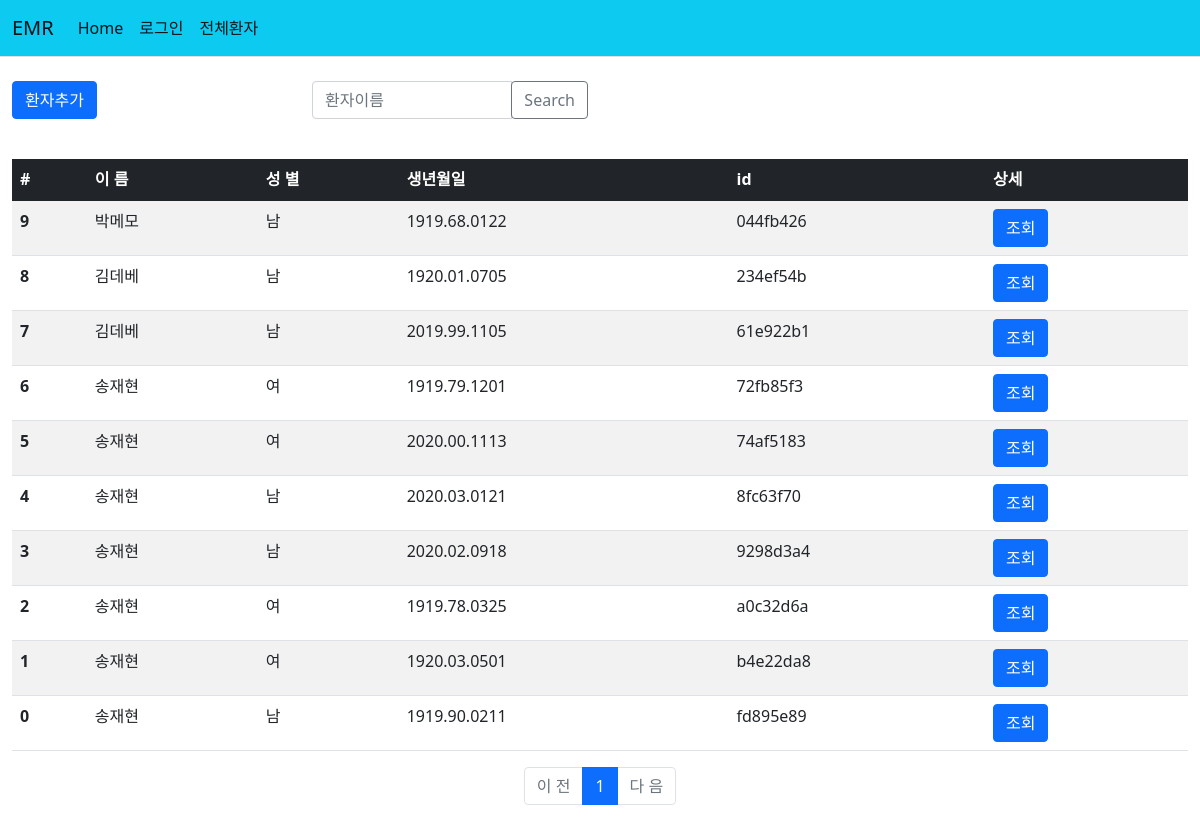
/patient/, run on an earlier commit of the app's database.
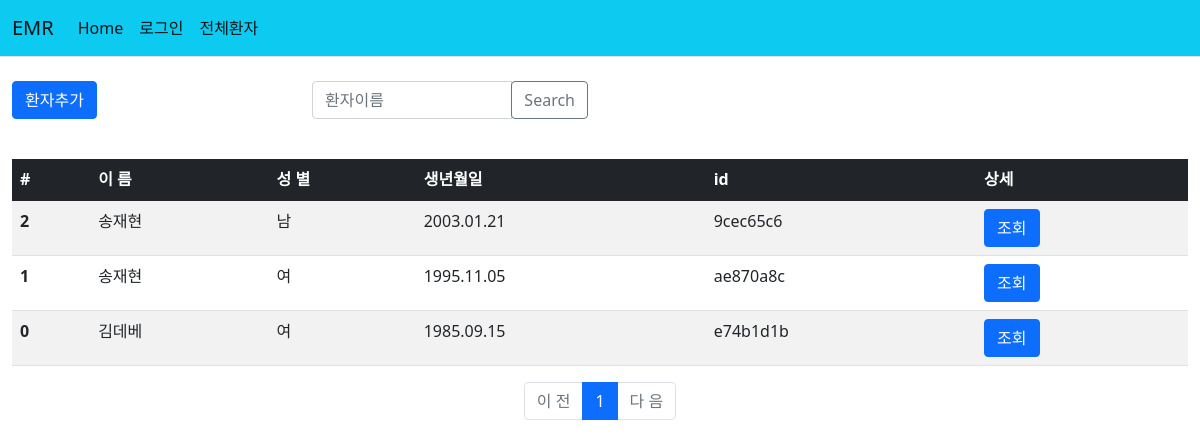
And on a later commit of the database.
### patient/models.py (models this page shows)
class Patient2(models.Model):
    id = models.CharField(primary_key=True, max_length=36, default=uuid.uuid4)
    name = models.CharField(max_length=10)
    front_resident = models.CharField(max_length=6)
    back_resident = models.CharField(max_length=1)
    phone = models.CharField(max_length=30)
    memo = models.TextField(default='memo')

### patient/views.py (the view)
# urls.py: path('', views.index, name='index'),
def index(request):
    page = request.GET.get('page', 1)
    patient_list = Patient2.objects.order_by('id')
    paginator = Paginator(patient_list, 10)
    page_obj = paginator.get_page(page)
    context = {'patient_list':page_obj}
    return render(request, 'patient/patient_list.html', context)

### patient/templatetags/patient_filter.py (called while the page is built)
@register.filter
def sub(value, arg):
    return value-arg

@register.filter
def back(value):
    ans=''
    if int(value)%2==0:
        ans = '여'
    else:
        ans = '남'
    return ans

@register.filter
def birth(value, back):
    if back=='3' or back=='4':
        year = '20'+value[:2]
    else:
        year = '19'+value[:2]
    birth = year+'.'+value[2:4]+'.'+value[4:]
    return birth

@register.filter
def id_cut(value):
    return value[:8]

### templates/patient/patient_list.html
{% extends "base.html" %}
{% load patient_filter %}
{% block content %}
<div class="container-fluid mt-4 mb-4">
    <div class="row">
        <div class="col-md-3">
            <a href="{% url 'patient:patient_add' %}" class="btn btn-primary">환자추가</a>
        </div>
        <div class="col-md-3">
            <div class="input-group mb-3">
                <input type="text" class="form-control" placeholder="환자이름" aria-label="Search 2" aria-describedby="basic-addon2">
                <div class="input-group-append">
                    <button class="btn btn-outline-secondary" type="button">Search</button>
                </div>
            </div>
        </div>
    </div>
</div>
{% if patient_list %}
<div class="container-fluid">
    <table class="table table-border table-Secondary table-striped">
        <thead>
        <tr class="table-dark">
            <th scope="col">#</th>
            <th scope="col">이 름</th>
            <th scope="col">성 별</th>
            <th scope="col">생년월일</th>
            <th scope="col">id</th>
            <th scope="col">상세</th>
        </tr>
        </thead>
        <tbody>
        {% for patient in patient_list %}
        <tr>
            <th scope="row">{{patient_list.paginator.count|sub:patient_list.start_index|sub:forloop.counter|add:1}}</th>
            <td>{{patient.name}}</td>
            <td>{{patient.back_resident|back}}</td>
            <td>{{patient.front_resident|birth:patient.back_resident}}</td>
            <td>{{patient.id|id_cut}}</td>
            <td><a class="btn btn-primary" href="{% url 'patient:detail' patient.id %}" role="button">조회</a></td>
        </tr>
        {% endfor %}
        </tbody>
    </table>
    <ul class="pagination justify-content-center">
        {% if patient_list.has_previous %}
        <li class="page-item">
            <a class="page-link" href="?page={{patient_list.previous_page_number}}">이 전</a>
        </li>
        {% else %}
        <li class="page-item disabled">
            <a class="page-link" tabindex="-1" aria-disabled="true" href="#">이 전</a>
        </li>
        {% endif %}
        {% for page_number in patient_list.paginator.page_range %}
        {% if page_number >= patient_list.number|add:-5 and page_number <= patient_list.number|add:5 %}
        {% if page_number == patient_list.number %}
        <li class="page-item active" aria-current="page">
            <a class="page-link" href="?page={{ page_number }}">{{ page_number }}</a>
        </li>
        {% else %}
        <li class="page-item">
            <a class="page-link" href="?page={{ page_number }}">{{ page_number }}</a>
        </li>
        {% endif %}
        {% endif %}
        {% endfor %}
        {% if patient_list.has_next %}
        <li class="page-item">
            <a class="page-link" href="?page={{ patient_list.next_page_number }}">다 음</a>
        </li>
        {% else %}
        <li class="page-item disabled">
            <a class="page-link" tabindex="-1" aria-disabled="true" href="#">다 음</a>
        </li>
        {% endif %}
    </ul>
</div>
{% else %}
    <p>환자가 없습니다.</p>
{% endif %}
{% endblock %}

### templates/base.html (shortened to what this page needs)
{% load static %}
<!doctype html>
<html lang="ko">
<head>
    <link rel="stylesheet" type="text/css" href="{% static 'bootstrap.min.css' %}">
</head>
<body>
{% include 'navbar.html' %}
{% block content %}
{% endblock %}
</body>
</html>

### templates/navbar.html (shortened to what this page needs)
<nav class="navbar navbar-expand-lg navbar-light bg-info border-bottom" data-bs-theme="dark">
    <div class="container-fluid">
            <a class="navbar-brand" href="#">EMR</a>
            <div class="collapse navbar-collapse" id="navbarSupportedContent">
                <ul class="navbar-nav me-auto mb-2 mb-lg-0">
                    <li class="nav-item">
                        <a class="nav-link active" aria-current="page" href="{% url 'common:home' %}">Home</a>
                    </li>
                    <li class="nav-item">
                        {% if user.is_authenticated %}
                        <a class="nav-link active" href="{% url 'common:logout' %}">로그아웃</a>
                        {% else %}
                        <a class="nav-link active" href="{% url 'common:login' %}">로그인</a>
                        {% endif %}
                    </li>
                    <li class="'nave-item">
                        <a class="nav-link active" href="{% url 'patient:index' %}">전체환자</a>
                    </li>
                </ul>
            </div>
        </div>
</nav>

What changed in the data, as far as the page shows it:
removed Patient2: paginator.count|sub "9", name "박메모", back_resident|back "남", front_resident|birth "1919.68.0122", id|id_cut "044fb426"
removed Patient2: paginator.count|sub "8", name "김데베", back_resident|back "남", front_resident|birth "1920.01.0705", id|id_cut "234ef54b"
removed Patient2: paginator.count|sub "7", name "김데베", back_resident|back "남", front_resident|birth "2019.99.1105", id|id_cut "61e922b1"
removed Patient2: paginator.count|sub "6", name "송재현", back_resident|back "여", front_resident|birth "1919.79.1201", id|id_cut "72fb85f3"
removed Patient2: paginator.count|sub "5", name "송재현", back_resident|back "여", front_resident|birth "2020.00.1113", id|id_cut "74af5183"
removed Patient2: paginator.count|sub "4", name "송재현", back_resident|back "남", front_resident|birth "2020.03.0121", id|id_cut "8fc63f70"
removed Patient2: paginator.count|sub "3", name "송재현", back_resident|back "남", front_resident|birth "2020.02.0918", id|id_cut "9298d3a4"
removed Patient2: paginator.count|sub "2", name "송재현", back_resident|back "여", front_resident|birth "1919.78.0325", id|id_cut "a0c32d6a"
removed Patient2: paginator.count|sub "1", name "송재현", back_resident|back "여", front_resident|birth "1920.03.0501", id|id_cut "b4e22da8"
removed Patient2: paginator.count|sub "0", name "송재현", back_resident|back "남", front_resident|birth "1919.90.0211", id|id_cut "fd895e89"
added Patient2: paginator.count|sub "2", name "송재현", back_resident|back "남", front_resident|birth "2003.01.21", id|id_cut "9cec65c6"
added Patient2: paginator.count|sub "1", name "송재현", back_resident|back "여", front_resident|birth "1995.11.05", id|id_cut "ae870a8c"
added Patient2: paginator.count|sub "0", name "김데베", back_resident|back "여", front_resident|birth "1985.09.15", id|id_cut "e74b1d1b"
